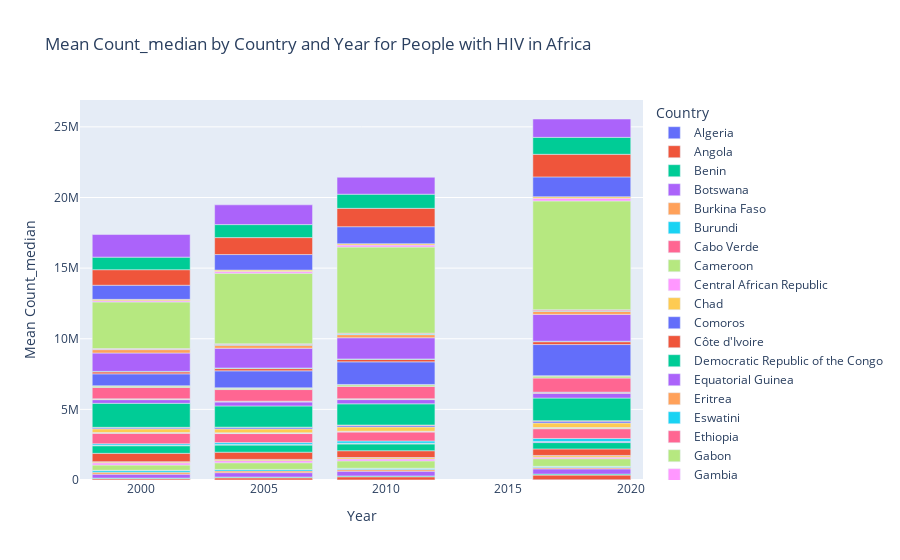

Notebook source saved alongside this figure:
### Code cell
# Reset the index to make it suitable for plotting
afr_peoplewithiv_reset = afr_peoplewithiv.reset_index()

# Create a bar plot
fig = px.bar(afr_peoplewithiv_reset, x='Year', y='Count_median', color='Country',
             labels={'Year': 'Year', 'Count_median': 'Mean Count_median'},
             title='Mean Count_median by Country and Year for People with HIV in Africa')

# Show the plot
fig.show()

### Figure 1 — Plotly figure (JSON) as saved in the notebook; plotly's stock layout.template omitted (floating-point values rounded to 4 significant figures)
{"data": [{"alignmentgroup": "True", "hovertemplate": "Country=Algeria<br>Year=%{x}<br>Mean Count_median=%{y}<extra></extra>", "legendgroup": "Algeria", "marker": {"color": "#636efa", "pattern": {"shape": ""}}, "name": "Algeria", "offsetgroup": "Algeria", "orientation": "v", "showlegend": true, "textposition": "auto", "type": "bar", "x": [2000, 2005, 2010, 2018], "xaxis": "x", "y": [1900, 3700, 7100, 16000], "yaxis": "y"}, {"alignmentgroup": "True", "hovertemplate": "Country=Angola<br>Year=%{x}<br>Mean Count_median=%{y}<extra></extra>", "legendgroup": "Angola", "marker": {"color": "#EF553B", "pattern": {"shape": ""}}, "name": "Angola", "offsetgroup": "Angola", "orientation": "v", "showlegend": true, "textposition": "auto", "type": "bar", "x": [2000, 2005, 2010, 2018], "xaxis": "x", "y": [87000, 150000, 220000, 330000], "yaxis": "y"}, {"alignmentgroup": "True", "hovertemplate": "Country=Benin<br>Year=%{x}<br>Mean Count_median=%{y}<extra></extra>", "legendgroup": "Benin", "marker": {"color": "#00cc96", "pattern": {"shape": ""}}, "name": "Benin", "offsetgroup": "Benin", "orientation": "v", "showlegend": true, "textposition": "auto", "type": "bar", "x": [2000, 2005, 2010, 2018], "xaxis": "x", "y": [47000, 56000, 61000, 73000], "yaxis": "y"}, {"alignmentgroup": "True", "hovertemplate": "Country=Botswana<br>Year=%{x}<br>Mean Count_median=%{y}<extra></extra>", "legendgroup": "Botswana", "marker": {"color": "#ab63fa", "pattern": {"shape": ""}}, "name": "Botswana", "offsetgroup": "Botswana", "orientation": "v", "showlegend": true, "textposition": "auto", "type": "bar", "x": [2000, 2005, 2010, 2018], "xaxis": "x", "y": [280000, 310000, 340000, 370000], "yaxis": "y"}, {"alignmentgroup": "True", "hovertemplate": "Country=Burkina Faso<br>Year=%{x}<br>Mean Count_median=%{y}<extra></extra>", "legendgroup": "Burkina Faso", "marker": {"color": "#FFA15A", "pattern": {"shape": ""}}, "name": "Burkina Faso", "offsetgroup": "Burkina Faso", "orientation": "v", "showlegend": true, "textposition": "auto", "type": "bar", "x": [2000, 2005, 2010, 2018], "xaxis": "x", "y": [140000, 120000, 110000, 96000], "yaxis": "y"}, {"alignmentgroup": "True", "hovertemplate": "Country=Burundi<br>Year=%{x}<br>Mean Count_median=%{y}<extra></extra>", "legendgroup": "Burundi", "marker": {"color": "#19d3f3", "pattern": {"shape": ""}}, "name": "Burundi", "offsetgroup": "Burundi", "orientation": "v", "showlegend": true, "textposition": "auto", "type": "bar", "x": [2000, 2005, 2010, 2018], "xaxis": "x", "y": [130000, 110000, 93000, 82000], "yaxis": "y"}, {"alignmentgroup": "True", "hovertemplate": "Country=Cabo Verde<br>Year=%{x}<br>Mean Count_median=%{y}<extra></extra>", "legendgroup": "Cabo Verde", "marker": {"color": "#FF6692", "pattern": {"shape": ""}}, "name": "Cabo Verde", "offsetgroup": "Cabo Verde", "orientation": "v", "showlegend": true, "textposition": "auto", "type": "bar", "x": [2000, 2005, 2010, 2018], "xaxis": "x", "y": [1600, 1800, 2100, 2400], "yaxis": "y"}, {"alignmentgroup": "True", "hovertemplate": "Country=Cameroon<br>Year=%{x}<br>Mean Count_median=%{y}<extra></extra>", "legendgroup": "Cameroon", "marker": {"color": "#B6E880", "pattern": {"shape": ""}}, "name": "Cameroon", "offsetgroup": "Cameroon", "orientation": "v", "showlegend": true, "textposition": "auto", "type": "bar", "x": [2000, 2005, 2010, 2018], "xaxis": "x", "y": [370000, 470000, 520000, 540000], "yaxis": "y"}, {"alignmentgroup": "True", "hovertemplate": "Country=Central African Republic<br>Year=%{x}<br>Mean Count_median=%{y}<extra></extra>", "legendgroup": "Central African Republic", "marker": {"color": "#FF97FF", "pattern": {"shape": ""}}, "name": "Central African Republic", "offsetgroup": "Central African Republic", "orientation": "v", "showlegend": true, "textposition": "auto", "type": "bar", "x": [2000, 2005, 2010, 2018], "xaxis": "x", "y": [160000, 150000, 140000, 110000], "yaxis": "y"}, {"alignmentgroup": "True", "hovertemplate": "Country=Chad<br>Year=%{x}<br>Mean Count_median=%{y}<extra></extra>", "legendgroup": "Chad", "marker": {"color": "#FECB52", "pattern": {"shape": ""}}, "name": "Chad", "offsetgroup": "Chad", "orientation": "v", "showlegend": true, "textposition": "auto", "type": "bar", "x": [2000, 2005, 2010, 2018], "xaxis": "x", "y": [80000, 88000, 99000, 120000], "yaxis": "y"}, {"alignmentgroup": "True", "hovertemplate": "Country=Comoros<br>Year=%{x}<br>Mean Count_median=%{y}<extra></extra>", "legendgroup": "Comoros", "marker": {"color": "#636efa", "pattern": {"shape": ""}}, "name": "Comoros", "offsetgroup": "Comoros", "orientation": "v", "showlegend": true, "textposition": "auto", "type": "bar", "x": [2000, 2005, 2010, 2018], "xaxis": "x", "y": [100, 100, 200, 200], "yaxis": "y"}, {"alignmentgroup": "True", "hovertemplate": "Country=Côte d'Ivoire<br>Year=%{x}<br>Mean Count_median=%{y}<extra></extra>", "legendgroup": "Côte d'Ivoire", "marker": {"color": "#EF553B", "pattern": {"shape": ""}}, "name": "Côte d'Ivoire", "offsetgroup": "Côte d'Ivoire", "orientation": "v", "showlegend": true, "textposition": "auto", "type": "bar", "x": [2000, 2005, 2010, 2018], "xaxis": "x", "y": [590000, 510000, 480000, 460000], "yaxis": "y"}, {"alignmentgroup": "True", "hovertemplate": "Country=Democratic Republic of the Congo<br>Year=%{x}<br>Mean Count_median=%{y}<extra></extra>", "legendgroup": "Democratic Republic of the Congo", "marker": {"color": "#00cc96", "pattern": {"shape": ""}}, "name": "Democratic Republic of the Congo", "offsetgroup": "Democratic Republic of the Congo", "orientation": "v", "showlegend": true, "textposition": "auto", "type": "bar", "x": [2000, 2005, 2010, 2018], "xaxis": "x", "y": [540000, 510000, 480000, 450000], "yaxis": "y"}, {"alignmentgroup": "True", "hovertemplate": "Country=Equatorial Guinea<br>Year=%{x}<br>Mean Count_median=%{y}<extra></extra>", "legendgroup": "Equatorial Guinea", "marker": {"color": "#ab63fa", "pattern": {"shape": ""}}, "name": "Equatorial Guinea", "offsetgroup": "Equatorial Guinea", "orientation": "v", "showlegend": true, "textposition": "auto", "type": "bar", "x": [2000, 2005, 2010, 2018], "xaxis": "x", "y": [13000, 22000, 35000, 62000], "yaxis": "y"}, {"alignmentgroup": "True", "hovertemplate": "Country=Eritrea<br>Year=%{x}<br>Mean Count_median=%{y}<extra></extra>", "legendgroup": "Eritrea", "marker": {"color": "#FFA15A", "pattern": {"shape": ""}}, "name": "Eritrea", "offsetgroup": "Eritrea", "orientation": "v", "showlegend": true, "textposition": "auto", "type": "bar", "x": [2000, 2005, 2010, 2018], "xaxis": "x", "y": [16000, 17000, 17000, 18000], "yaxis": "y"}, {"alignmentgroup": "True", "hovertemplate": "Country=Eswatini<br>Year=%{x}<br>Mean Count_median=%{y}<extra></extra>", "legendgroup": "Eswatini", "marker": {"color": "#19d3f3", "pattern": {"shape": ""}}, "name": "Eswatini", "offsetgroup": "Eswatini", "orientation": "v", "showlegend": true, "textposition": "auto", "type": "bar", "x": [2000, 2005, 2010, 2018], "xaxis": "x", "y": [110000, 130000, 160000, 210000], "yaxis": "y"}, {"alignmentgroup": "True", "hovertemplate": "Country=Ethiopia<br>Year=%{x}<br>Mean Count_median=%{y}<extra></extra>", "legendgroup": "Ethiopia", "marker": {"color": "#FF6692", "pattern": {"shape": ""}}, "name": "Ethiopia", "offsetgroup": "Ethiopia", "orientation": "v", "showlegend": true, "textposition": "auto", "type": "bar", "x": [2000, 2005, 2010, 2018], "xaxis": "x", "y": [750000, 640000, 630000, 690000], "yaxis": "y"}, {"alignmentgroup": "True", "hovertemplate": "Country=Gabon<br>Year=%{x}<br>Mean Count_median=%{y}<extra></extra>", "legendgroup": "Gabon", "marker": {"color": "#B6E880", "pattern": {"shape": ""}}, "name": "Gabon", "offsetgroup": "Gabon", "orientation": "v", "showlegend": true, "textposition": "auto", "type": "bar", "x": [2000, 2005, 2010, 2018], "xaxis": "x", "y": [28000, 35000, 43000, 53000], "yaxis": "y"}, {"alignmentgroup": "True", "hovertemplate": "Country=Gambia<br>Year=%{x}<br>Mean Count_median=%{y}<extra></extra>", "legendgroup": "Gambia", "marker": {"color": "#FF97FF", "pattern": {"shape": ""}}, "name": "Gambia", "offsetgroup": "Gambia", "orientation": "v", "showlegend": true, "textposition": "auto", "type": "bar", "x": [2000, 2005, 2010, 2018], "xaxis": "x", "y": [9900, 15000, 18000, 26000], "yaxis": "y"}, {"alignmentgroup": "True", "hovertemplate": "Country=Ghana<br>Year=%{x}<br>Mean Count_median=%{y}<extra></extra>", "legendgroup": "Ghana", "marker": {"color": "#FECB52", "pattern": {"shape": ""}}, "name": "Ghana", "offsetgroup": "Ghana", "orientation": "v", "showlegend": true, "textposition": "auto", "type": "bar", "x": [2000, 2005, 2010, 2018], "xaxis": "x", "y": [270000, 280000, 300000, 330000], "yaxis": "y"}, {"alignmentgroup": "True", "hovertemplate": "Country=Guinea<br>Year=%{x}<br>Mean Count_median=%{y}<extra></extra>", "legendgroup": "Guinea", "marker": {"color": "#636efa", "pattern": {"shape": ""}}, "name": "Guinea", "offsetgroup": "Guinea", "orientation": "v", "showlegend": true, "textposition": "auto", "type": "bar", "x": [2000, 2005, 2010, 2018], "xaxis": "x", "y": [83000, 93000, 100000, 120000], "yaxis": "y"}, {"alignmentgroup": "True", "hovertemplate": "Country=Guinea-Bissau<br>Year=%{x}<br>Mean Count_median=%{y}<extra></extra>", "legendgroup": "Guinea-Bissau", "marker": {"color": "#EF553B", "pattern": {"shape": ""}}, "name": "Guinea-Bissau", "offsetgroup": "Guinea-Bissau", "orientation": "v", "showlegend": true, "textposition": "auto", "type": "bar", "x": [2000, 2005, 2010, 2018], "xaxis": "x", "y": [22000, 31000, 38000, 44000], "yaxis": "y"}, {"alignmentgroup": "True", "hovertemplate": "Country=Kenya<br>Year=%{x}<br>Mean Count_median=%{y}<extra></extra>", "legendgroup": "Kenya", "marker": {"color": "#00cc96", "pattern": {"shape": ""}}, "name": "Kenya", "offsetgroup": "Kenya", "orientation": "v", "showlegend": true, "textposition": "auto", "type": "bar", "x": [2000, 2005, 2010, 2018], "xaxis": "x", "y": [1700000, 1500000, 1500000, 1600000], "yaxis": "y"}, {"alignmentgroup": "True", "hovertemplate": "Country=Lesotho<br>Year=%{x}<br>Mean Count_median=%{y}<extra></extra>", "legendgroup": "Lesotho", "marker": {"color": "#ab63fa", "pattern": {"shape": ""}}, "name": "Lesotho", "offsetgroup": "Lesotho", "orientation": "v", "showlegend": true, "textposition": "auto", "type": "bar", "x": [2000, 2005, 2010, 2018], "xaxis": "x", "y": [260000, 280000, 300000, 340000], "yaxis": "y"}, {"alignmentgroup": "True", "hovertemplate": "Country=Liberia<br>Year=%{x}<br>Mean Count_median=%{y}<extra></extra>", "legendgroup": "Liberia", "marker": {"color": "#FFA15A", "pattern": {"shape": ""}}, "name": "Liberia", "offsetgroup": "Liberia", "orientation": "v", "showlegend": true, "textposition": "auto", "type": "bar", "x": [2000, 2005, 2010, 2018], "xaxis": "x", "y": [43000, 41000, 41000, 39000], "yaxis": "y"}, {"alignmentgroup": "True", "hovertemplate": "Country=Madagascar<br>Year=%{x}<br>Mean Count_median=%{y}<extra></extra>", "legendgroup": "Madagascar", "marker": {"color": "#19d3f3", "pattern": {"shape": ""}}, "name": "Madagascar", "offsetgroup": "Madagascar", "orientation": "v", "showlegend": true, "textposition": "auto", "type": "bar", "x": [2000, 2005, 2010, 2018], "xaxis": "x", "y": [13000, 19000, 21000, 39000], "yaxis": "y"}, {"alignmentgroup": "True", "hovertemplate": "Country=Malawi<br>Year=%{x}<br>Mean Count_median=%{y}<extra></extra>", "legendgroup": "Malawi", "marker": {"color": "#FF6692", "pattern": {"shape": ""}}, "name": "Malawi", "offsetgroup": "Malawi", "orientation": "v", "showlegend": true, "textposition": "auto", "type": "bar", "x": [2000, 2005, 2010, 2018], "xaxis": "x", "y": [810000, 820000, 870000, 1000000], "yaxis": "y"}, {"alignmentgroup": "True", "hovertemplate": "Country=Mali<br>Year=%{x}<br>Mean Count_median=%{y}<extra></extra>", "legendgroup": "Mali", "marker": {"color": "#B6E880", "pattern": {"shape": ""}}, "name": "Mali", "offsetgroup": "Mali", "orientation": "v", "showlegend": true, "textposition": "auto", "type": "bar", "x": [2000, 2005, 2010, 2018], "xaxis": "x", "y": [110000, 110000, 120000, 150000], "yaxis": "y"}, {"alignmentgroup": "True", "hovertemplate": "Country=Mauritania<br>Year=%{x}<br>Mean Count_median=%{y}<extra></extra>", "legendgroup": "Mauritania", "marker": {"color": "#FF97FF", "pattern": {"shape": ""}}, "name": "Mauritania", "offsetgroup": "Mauritania", "orientation": "v", "showlegend": true, "textposition": "auto", "type": "bar", "x": [2000, 2005, 2010, 2018], "xaxis": "x", "y": [5500, 7500, 7100, 5600], "yaxis": "y"}, {"alignmentgroup": "True", "hovertemplate": "Country=Mauritius<br>Year=%{x}<br>Mean Count_median=%{y}<extra></extra>", "legendgroup": "Mauritius", "marker": {"color": "#FECB52", "pattern": {"shape": ""}}, "name": "Mauritius", "offsetgroup": "Mauritius", "orientation": "v", "showlegend": true, "textposition": "auto", "type": "bar", "x": [2000, 2005, 2010, 2018], "xaxis": "x", "y": [3200, 8000, 11000, 13000], "yaxis": "y"}, {"alignmentgroup": "True", "hovertemplate": "Country=Mozambique<br>Year=%{x}<br>Mean Count_median=%{y}<extra></extra>", "legendgroup": "Mozambique", "marker": {"color": "#636efa", "pattern": {"shape": ""}}, "name": "Mozambique", "offsetgroup": "Mozambique", "orientation": "v", "showlegend": true, "textposition": "auto", "type": "bar", "x": [2000, 2005, 2010, 2018], "xaxis": "x", "y": [840000, 1200000, 1600000, 2200000], "yaxis": "y"}, {"alignmentgroup": "True", "hovertemplate": "Country=Namibia<br>Year=%{x}<br>Mean Count_median=%{y}<extra></extra>", "legendgroup": "Namibia", "marker": {"color": "#EF553B", "pattern": {"shape": ""}}, "name": "Namibia", "offsetgroup": "Namibia", "orientation": "v", "showlegend": true, "textposition": "auto", "type": "bar", "x": [2000, 2005, 2010, 2018], "xaxis": "x", "y": [140000, 160000, 170000, 200000], "yaxis": "y"}, {"alignmentgroup": "True", "hovertemplate": "Country=Niger<br>Year=%{x}<br>Mean Count_median=%{y}<extra></extra>", "legendgroup": "Niger", "marker": {"color": "#00cc96", "pattern": {"shape": ""}}, "name": "Niger", "offsetgroup": "Niger", "orientation": "v", "showlegend": true, "textposition": "auto", "type": "bar", "x": [2000, 2005, 2010, 2018], "xaxis": "x", "y": [37000, 40000, 37000, 36000], "yaxis": "y"}, {"alignmentgroup": "True", "hovertemplate": "Country=Nigeria<br>Year=%{x}<br>Mean Count_median=%{y}<extra></extra>", "legendgroup": "Nigeria", "marker": {"color": "#ab63fa", "pattern": {"shape": ""}}, "name": "Nigeria", "offsetgroup": "Nigeria", "orientation": "v", "showlegend": true, "textposition": "auto", "type": "bar", "x": [2000, 2005, 2010, 2018], "xaxis": "x", "y": [1300000, 1400000, 1500000, 1900000], "yaxis": "y"}, {"alignmentgroup": "True", "hovertemplate": "Country=Rwanda<br>Year=%{x}<br>Mean Count_median=%{y}<extra></extra>", "legendgroup": "Rwanda", "marker": {"color": "#FFA15A", "pattern": {"shape": ""}}, "name": "Rwanda", "offsetgroup": "Rwanda", "orientation": "v", "showlegend": true, "textposition": "auto", "type": "bar", "x": [2000, 2005, 2010, 2018], "xaxis": "x", "y": [240000, 220000, 220000, 220000], "yaxis": "y"}, {"alignmentgroup": "True", "hovertemplate": "Country=Senegal<br>Year=%{x}<br>Mean Count_median=%{y}<extra></extra>", "legendgroup": "Senegal", "marker": {"color": "#19d3f3", "pattern": {"shape": ""}}, "name": "Senegal", "offsetgroup": "Senegal", "orientation": "v", "showlegend": true, "textposition": "auto", "type": "bar", "x": [2000, 2005, 2010, 2018], "xaxis": "x", "y": [33000, 42000, 44000, 42000], "yaxis": "y"}, {"alignmentgroup": "True", "hovertemplate": "Country=Sierra Leone<br>Year=%{x}<br>Mean Count_median=%{y}<extra></extra>", "legendgroup": "Sierra Leone", "marker": {"color": "#FF6692", "pattern": {"shape": ""}}, "name": "Sierra Leone", "offsetgroup": "Sierra Leone", "orientation": "v", "showlegend": true, "textposition": "auto", "type": "bar", "x": [2000, 2005, 2010, 2018], "xaxis": "x", "y": [40000, 51000, 58000, 70000], "yaxis": "y"}, {"alignmentgroup": "True", "hovertemplate": "Country=South Africa<br>Year=%{x}<br>Mean Count_median=%{y}<extra></extra>", "legendgroup": "South Africa", "marker": {"color": "#B6E880", "pattern": {"shape": ""}}, "name": "South Africa", "offsetgroup": "South Africa", "orientation": "v", "showlegend": true, "textposition": "auto", "type": "bar", "x": [2000, 2005, 2010, 2018], "xaxis": "x", "y": [3300000, 5000000, 6100000, 7700000], "yaxis": "y"}, {"alignmentgroup": "True", "hovertemplate": "Country=South Sudan<br>Year=%{x}<br>Mean Count_median=%{y}<extra></extra>", "legendgroup": "South Sudan", "marker": {"color": "#FF97FF", "pattern": {"shape": ""}}, "name": "South Sudan", "offsetgroup": "South Sudan", "orientation": "v", "showlegend": true, "textposition": "auto", "type": "bar", "x": [2000, 2005, 2010, 2018], "xaxis": "x", "y": [90000, 120000, 140000, 190000], "yaxis": "y"}, {"alignmentgroup": "True", "hovertemplate": "Country=Togo<br>Year=%{x}<br>Mean Count_median=%{y}<extra></extra>", "legendgroup": "Togo", "marker": {"color": "#FECB52", "pattern": {"shape": ""}}, "name": "Togo", "offsetgroup": "Togo", "orientation": "v", "showlegend": true, "textposition": "auto", "type": "bar", "x": [2000, 2005, 2010, 2018], "xaxis": "x", "y": [94000, 100000, 100000, 110000], "yaxis": "y"}, {"alignmentgroup": "True", "hovertemplate": "Country=Uganda<br>Year=%{x}<br>Mean Count_median=%{y}<extra></extra>", "legendgroup": "Uganda", "marker": {"color": "#636efa", "pattern": {"shape": ""}}, "name": "Uganda", "offsetgroup": "Uganda", "orientation": "v", "showlegend": true, "textposition": "auto", "type": "bar", "x": [2000, 2005, 2010, 2018], "xaxis": "x", "y": [1000000, 1100000, 1200000, 1400000], "yaxis": "y"}, {"alignmentgroup": "True", "hovertemplate": "Country=United Republic of Tanzania<br>Year=%{x}<br>Mean Count_median=%{y}<extra></extra>", "legendgroup": "United Republic of Tanzania", "marker": {"color": "#EF553B", "pattern": {"shape": ""}}, "name": "United Republic of Tanzania", "offsetgroup": "United Republic of Tanzania", "orientation": "v", "showlegend": true, "textposition": "auto", "type": "bar", "x": [2000, 2005, 2010, 2018], "xaxis": "x", "y": [1100000, 1200000, 1300000, 1600000], "yaxis": "y"}, {"alignmentgroup": "True", "hovertemplate": "Country=Zambia<br>Year=%{x}<br>Mean Count_median=%{y}<extra></extra>", "legendgroup": "Zambia", "marker": {"color": "#00cc96", "pattern": {"shape": ""}}, "name": "Zambia", "offsetgroup": "Zambia", "orientation": "v", "showlegend": true, "textposition": "auto", "type": "bar", "x": [2000, 2005, 2010, 2018], "xaxis": "x", "y": [890000, 920000, 1000000, 1200000], "yaxis": "y"}, {"alignmentgroup": "True", "hovertemplate": "Country=Zimbabwe<br>Year=%{x}<br>Mean Count_median=%{y}<extra></extra>", "legendgroup": "Zimbabwe", "marker": {"color": "#ab63fa", "pattern": {"shape": ""}}, "name": "Zimbabwe", "offsetgroup": "Zimbabwe", "orientation": "v", "showlegend": true, "textposition": "auto", "type": "bar", "x": [2000, 2005, 2010, 2018], "xaxis": "x", "y": [1600000, 1400000, 1200000, 1300000], "yaxis": "y"}], "layout": {"barmode": "relative", "legend": {"title": {"text": "Country"}, "tracegroupgap": 0}, "title": {"text": "Mean Count_median by Country and Year for People with HIV in Africa"}, "xaxis": {"anchor": "y", "domain": [0, 1], "title": {"text": "Year"}}, "yaxis": {"anchor": "x", "domain": [0, 1], "title": {"text": "Mean Count_median"}}}}
